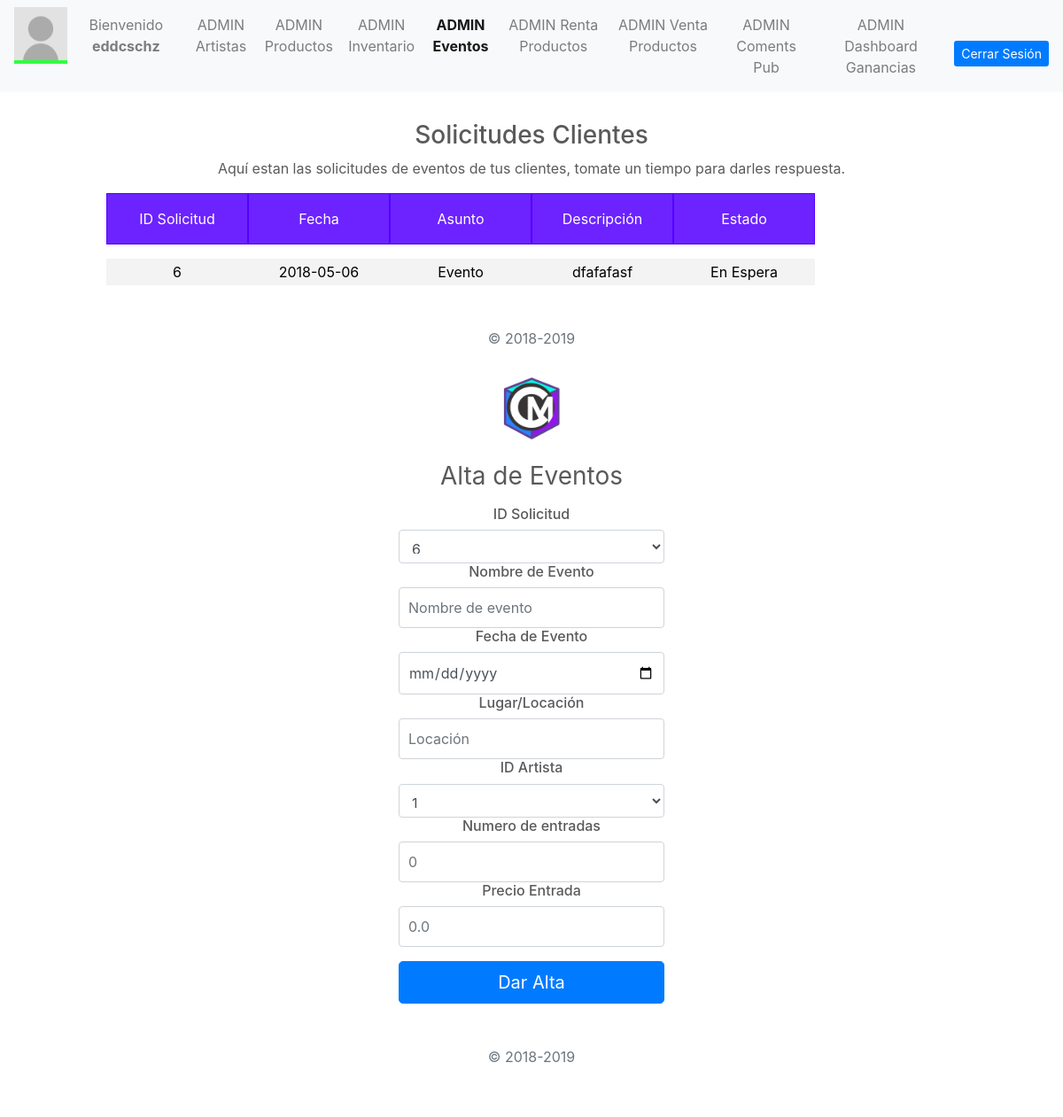
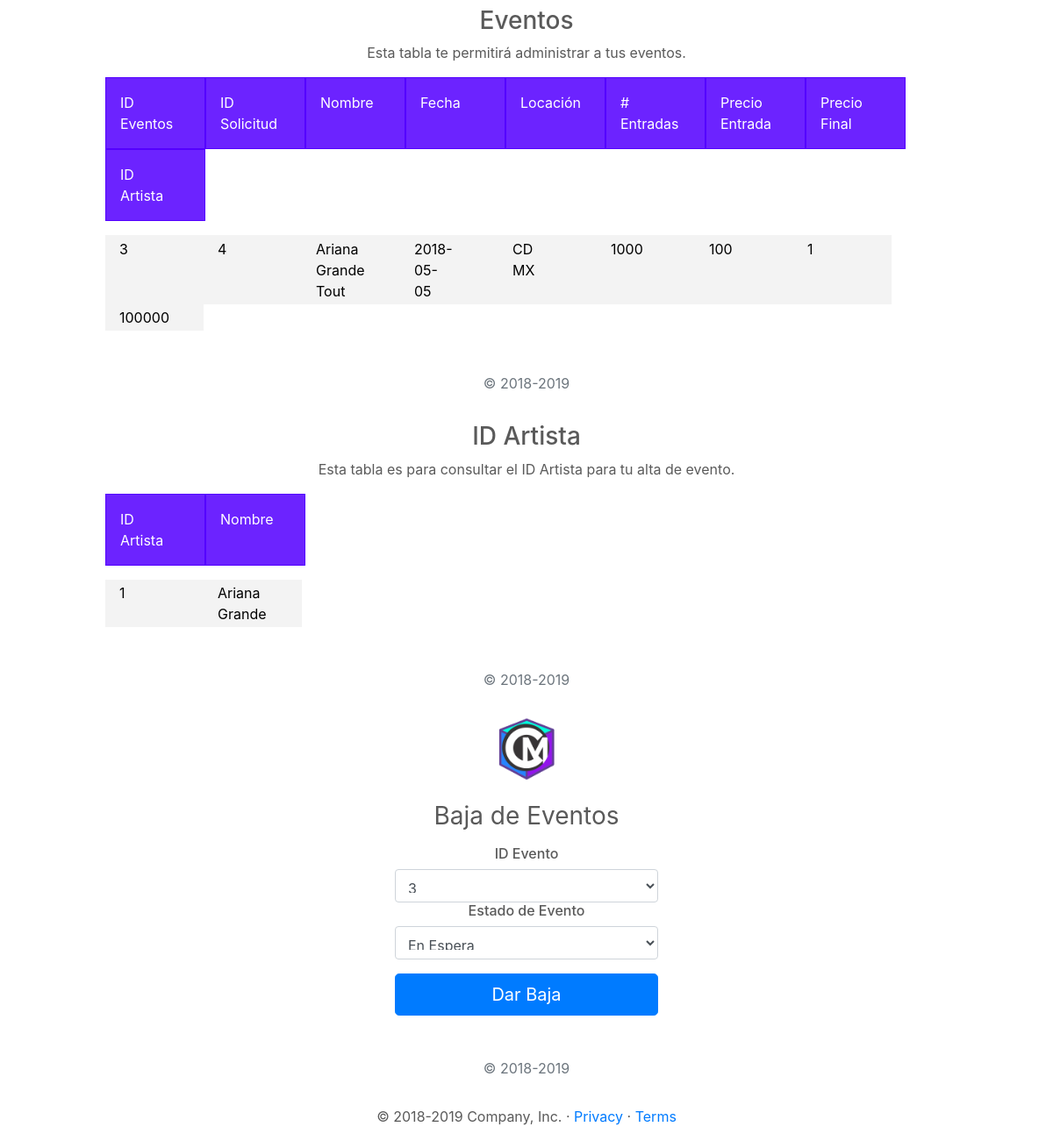
The page /UserAdmin/AdminEvents.php (signed in) on the database as committed earlier (2 pictures, top to bottom).
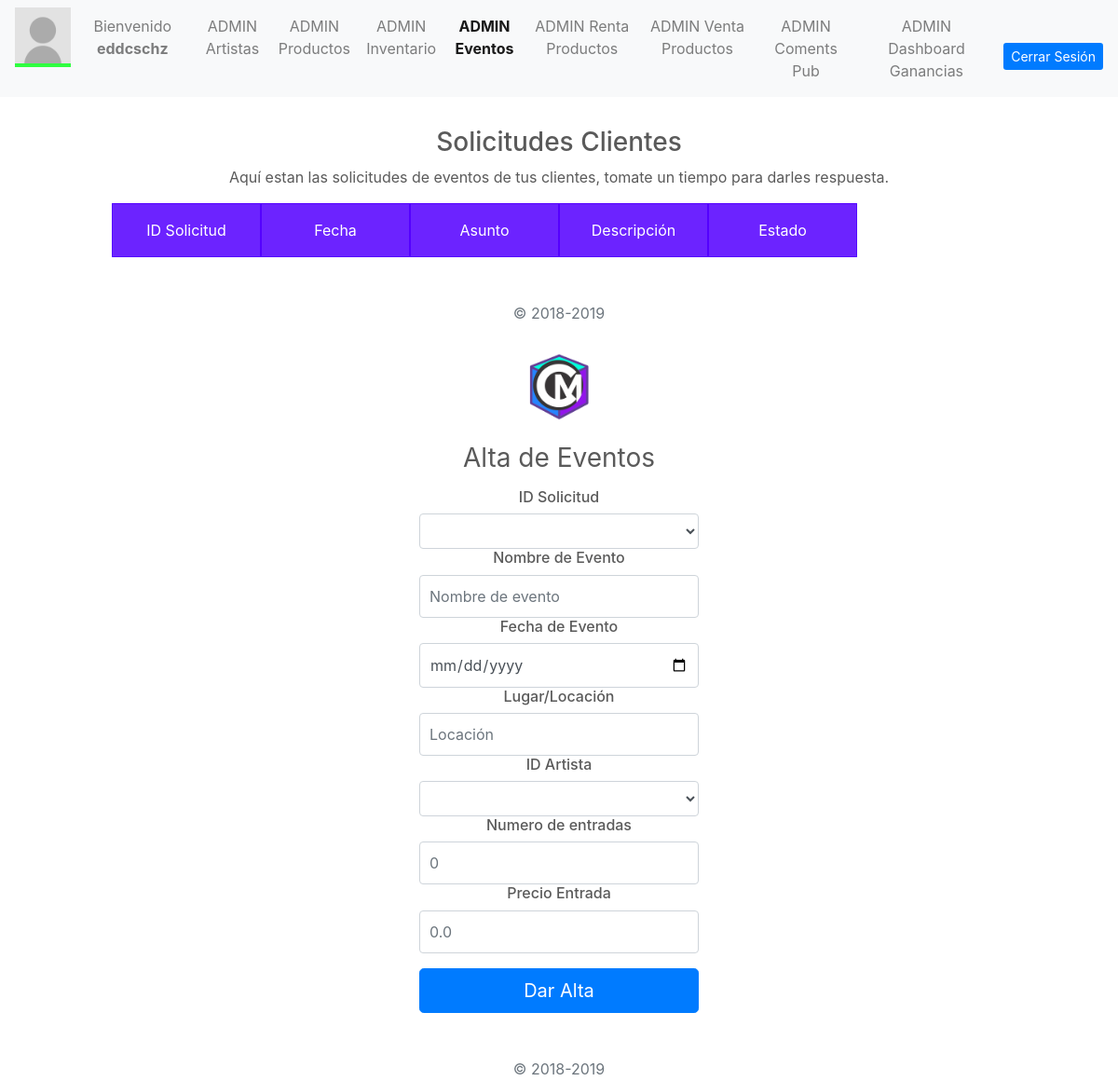
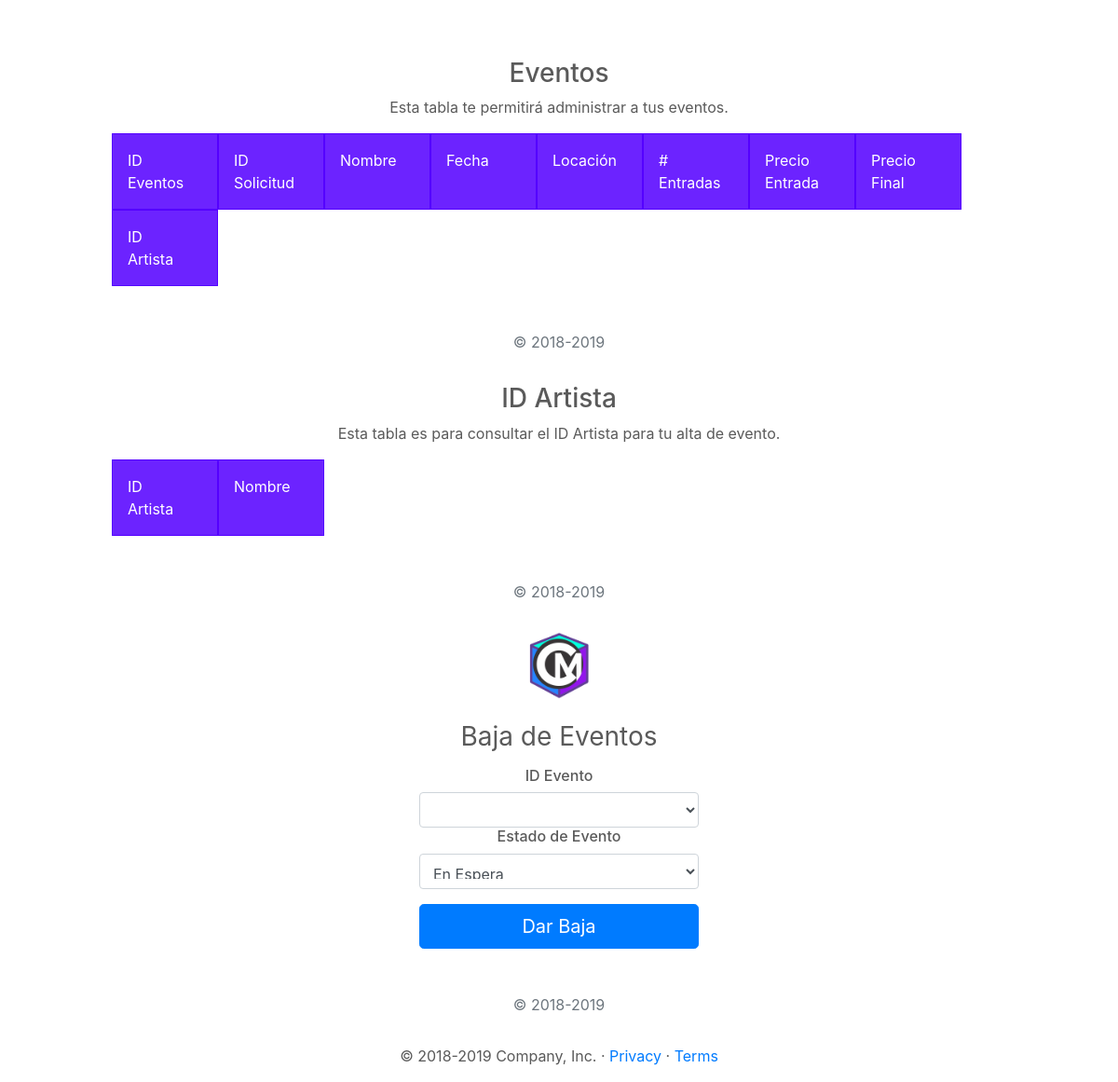
The same page on the database as committed later (2 pictures, top to bottom).
### tables this page shows
CREATE TABLE `solicitud` (
  `idSolicitud` int(11) NOT NULL,
  `idUsuario` int(11) NOT NULL,
  `fecha` date NOT NULL,
  `asunto` varchar(50) NOT NULL,
  `descripcion` varchar(400) NOT NULL,
  `estado` varchar(50) NOT NULL
);

CREATE TABLE `evento` (
  `idEvento` int(11) NOT NULL,
  `idSolicitud` int(11) DEFAULT NULL,
  `nombre` varchar(100) NOT NULL,
  `fecha` date NOT NULL,
  `locacion` varchar(100) NOT NULL,
  `idArtista` int(11) NOT NULL,
  `numeroEntradas` int(11) NOT NULL,
  `precioEntrada` float NOT NULL,
  `precioTotal` float NOT NULL
);

CREATE TABLE `artista` (
  `idArtista` int(11) NOT NULL,
  `nombre` varchar(50) NOT NULL,
  `genero` varchar(50) NOT NULL,
  `biografia` varchar(200) NOT NULL,
  `precioContratacion` float NOT NULL
);

### PHP/DBConexion.php (called while the page is built, shortened)
<?php
class User
{
    private $db;
    public function __construct($host, $port, $dbname, $dbuser, $password) {
        $dsn = "mysql:host=$host; dbname=$dbname;";
        try{
            $this->db = new PDO($dsn, $dbuser, $password);
            $this->db->setAttribute(PDO::ATTR_ERRMODE,PDO::ERRMODE_EXCEPTION);
        }
        catch(PDOException $ex)
        {
            echo 'Error en conexión con la conecion a la BD' . $ex.getMessage();
            die();
        }
    }
    public function consultArtist(){
        try {
            $sql = "SELECT * FROM `artista`";
            $artists = $this->db->prepare($sql);
            $artists->execute();
            $table = $artists;
            return $table;
        }
        catch (PDOException $ex) {
            echo "Error al obtener la tabla de artistas." . $ex->getMessage();
        }
    }
    public function consultSolicEvent(){
        try {
            $option = "Evento";
            $state = "En Espera";
            $sql = "SELECT * FROM `solicitud` WHERE `asunto` = ? AND `estado` = ?";
            $solicitudE = $this->db->prepare($sql);
            $solicitudE->execute(array($option, $state));
            $table = $solicitudE;
            return $table;
        }
        catch (PDOException $ex) {
            echo "Error al obtener la tabla de solicitud de Eventos." . $ex->getMessage();
        }
    }
    public function consultEvent(){
        try {
            $sql = "SELECT * FROM `evento`";
            $events = $this->db->prepare($sql);
            $events->execute();
            $table = $events;
            return $table;
        }
        catch (PDOException $ex) {
            echo "Error al obtener la tabla de evento." . $ex->getMessage();
        }
    }
}

### PHP/ConsultSolicEvent.php (called while the page is built)
<?php
include 'DBconexion.php';
$consult = new User("localhost", "", "dbcirculomusical", "root", "");
$consultSE = $consult->consultSolicEvent();
$consultSE1 = $consult->consultSolicEvent();
$consultIDA = $consult->consultArtist();
$consultA =  $consult->consultArtist();
$consultE = $consult->consultEvent();
$consultIDE = $consult->consultEvent();
?>

### UserAdmin/AdminEvents.php (the view, shortened to what this page needs)
<?php
    include '../PHP/ConsultSolicEvent.php';
?>
  <!doctype html>
  <html lang="en">
  <head>
    <link href="../bootstrap/dist/css/bootstrap.min.css" rel="stylesheet">
    <link href="adminStyle.css" rel="stylesheet">
    <link href="grid.css" rel="stylesheet">
  </head>
  <body class="text-center">
    <nav class="navbar navbar-expand-md navbar-light bg-light">
      <div class="collapse navbar-collapse" id="navbarCollapse">
        <ul class="navbar-nav mr-auto">
          <li>
            <img src="../resources/userImage.jpg">
          </li>
          <li class="nav-item">
            <p class="nav-link nameUser">
              <?php
                      echo "Bienvenido ". "<b>{$_SESSION['loginuser']}</b>";
                  ?>
            </p>
          </li>
          <li class="nav-item ">
            <a class="nav-link" href="../UserAdmin/AdminArtist.php">ADMIN Artistas</a>
          </li>
          <li class="nav-item">
            <a class="nav-link" href="../UserAdmin/AdminProducts.php">ADMIN Productos</a>
          </li>
          <li class="nav-item ">
            <a class="nav-link" href="../UserAdmin/AdminInvent.php">ADMIN Inventario</a>
          </li>
          <li class="nav-item active font-weight-bold">
            <a class="nav-link" href="../UserAdmin/AdminEvents.php">ADMIN Eventos</a>
          </li>
          <li class="nav-item ">
            <a class="nav-link" href="../UserAdmin/AdminRenta.php">ADMIN Renta Productos</a>
          </li>
          <li class="nav-item ">
            <a class="nav-link" href="../UserAdmin/AdminVenta.php">ADMIN Venta Productos</a>
          </li>
          <li class="nav-item ">
            <a class="nav-link" href="../UserAdmin/AdminComents.php">ADMIN Coments Pub</a>
          </li>
          <li class="nav-item ">
            <a class="nav-link" href="../UserAdmin/AdminDashboard.php">ADMIN Dashboard Ganancias</a>
          </li>
        </ul>
        <a class="btn btn-sm  btn-primary btnLogin" href="../PHP/DBCloseConexion.php">Cerrar Sesión</a>
      </div>
    </nav>
    <div class="table-consult">
      <h3>Solicitudes Clientes</h3>
      <p>Aquí estan las solicitudes de eventos de tus clientes, tomate un tiempo para darles respuesta.</p>
      <div class="row">
        <div class="col-md-2 headerTableA">ID Solicitud</div>
        <div class="col-md-2 headerTableA">Fecha</div>
        <div class="col-md-2 headerTableA">Asunto</div>
        <div class="col-md-2 headerTableA">Descripción</div>
        <div class="col-md-2 headerTableA">Estado</div>
      </div>
      <?php
        while($s = $consultSE->fetch(PDO::FETCH_ASSOC))
        {
          echo '<div class="row"> <div class="col-md-2">'.$s['idSolicitud'].'</div> <div class="col-md-2">'.$s['fecha'].'</div> <div class="col-md-2">'.$s['asunto'].'</div> <div class="col-md-2">'.$s['descripcion'].'</div> <div class="col-md-2">'.$s['estado'].'</div> </div>';
        }
      ?>
        <p class="mt-5 mb-3 text-muted">&copy; 2018-2019</p>
    </div>
    <form class="form-signin" action="../PHP/InsertEvent.php" method="POST">
      <a href="../Cover/Cover.html">
        <img class="mb-4" src="../resources/iconCM.png" alt="" width="72" height="72">
      </a>
      <h1 class="h3 mb-3 font-weight-normal">Alta de Eventos</h1>
      <h6>ID Solicitud</h6>
      <select name="idSolic" class="form-control" required autofocus>
        <?php
        while($d = $consultSE1->fetch(PDO::FETCH_ASSOC))
        {
          echo'<option value='.$d['idSolicitud'].'>'.$d['idSolicitud'] .' </option>';
        }
      ?>
      </select>
      <h6>Nombre de Evento</h6>
      <input type="text" name="nombreEve" class="form-control" placeholder="Nombre de evento" required autofocus>
      <h6>Fecha de Evento</h6>
      <input type="date" class="form-control" name="fechaEve" value="" placeholder="Fecha Evento" required>
      <h6>Lugar/Locación</h6>
      <input type="text" name="locacionEve" class="form-control" placeholder="Locación" required autofocus>
      <h6>ID Artista</h6>
      <select name="idArt" class="form-control" required autofocus>
        <?php
        while($d = $consultIDA->fetch(PDO::FETCH_ASSOC))
        {
          echo'<option value='.$d['idArtista'].'>'.$d['idArtista'] .' </option>';
        }
      ?>
      </select>
      <h6>Numero de entradas</h6>
      <input type="number" placeholder="0" min="0" name="numEntradas" class="form-control" required>
      <h6>Precio Entrada</h6>
      <input type="number" placeholder="0.0" step="0.01" min="0" id="precioEntrada" name="precioEntrada" class="form-control" required>
      <button class="btn btn-lg btn-primary btn-block" type="submit">Dar Alta</button>
      <p class="mt-5 mb-3 text-muted">&copy; 2018-2019</p>
    </form>
    <div class="table-consult">
      <h3>Eventos</h3>
      <p>Esta tabla te permitirá administrar a tus eventos.</p>
      <div class="row">
        <div class="col-1 headerTableA">ID Eventos</div>
        <div class="col-1 headerTableA">ID Solicitud</div>
        <div class="col-1 headerTableA">Nombre</div>
        <div class="col-1 headerTableA">Fecha</div>
        <div class="col-1 headerTableA">Locación</div>
        <div class="col-1 headerTableA"># Entradas</div>
        <div class="col-1 headerTableA">Precio Entrada</div>
        <div class="col-1 headerTableA">Precio Final</div>
        <div class="col-1 headerTableA">ID Artista</div>
      </div>
      <?php
        while($e = $consultE->fetch(PDO::FETCH_ASSOC))
        {
          echo '<div class="row"> <div class="col-1">'.$e['idEvento'].'</div> <div class="col-1">'.$e['idSolicitud'].'</div> <div class="col-1">'.$e['nombre'].'</div> <div class="col-1">'.$e['fecha'].'</div> <div class="col-1">'.$e['locacion'].'</div> <div class="col-1">'.$e['numeroEntradas'].'</div> <div class="col-1">'.$e['precioEntrada'].'</div> <div class="col-1">'.$e['idArtista'].'</div> <div class="col-1">'.$e['precioTotal'].'</div> </div>';
        }
      ?>
        <p class="mt-5 mb-3 text-muted">&copy; 2018-2019</p>
    </div>
    <div class="table-consult">
      <h3>ID Artista</h3>
      <p>Esta tabla es para consultar el ID Artista para tu alta de evento.</p>
      <div class="row">
        <div class="col-1 headerTableA">ID Artista</div>
        <div class="col-1 headerTableA">Nombre</div>
      </div>
      <?php
        while($a = $consultA->fetch(PDO::FETCH_ASSOC))
        {
          echo '<div class="row"> <div class="col-1">'.$a['idArtista'].'</div> <div class="col-1">'.$a['nombre'].'</div> </div>';
        }
      ?>
        <p class="mt-5 mb-3 text-muted">&copy; 2018-2019</p>
    </div>
    <form class="form-signin" action="../PHP/DeleteEvent.php" method="POST">
      <a href="../Cover/Cover.html">
        <img class="mb-4" src="../resources/iconCM.png" alt="" width="72" height="72">
      </a>
      <h1 class="h3 mb-3 font-weight-normal">Baja de Eventos</h1>
      <h6>ID Evento </h6>
        <select name="idEve" class="form-control" required autofocus>
          <?php
        while($d = $consultIDE->fetch(PDO::FETCH_ASSOC))
        {
          echo'<option value='.$d['idEvento'].'>'.$d['idEvento'] .' </option>';
        }
      ?>
        </select>
        <h6>Estado de Evento</h6>
        <select name="estadoBaja" class="form-control" required autofocus>
          <option value="En Espera">En Espera</option>
        </select>
        <button class="btn btn-lg btn-primary btn-block" type="submit">Dar Baja</button>
        <p class="mt-5 mb-3 text-muted">&copy; 2018-2019</p>
    </form>
    <main role="main">
      <footer class="container">
        <p>&copy; 2018-2019 Company, Inc. &middot;
          <a href="#">Privacy</a> &middot;
          <a href="#">Terms</a>
        </p>
      </footer>
    </main>
  </body>
  </html>

### UserAdmin/adminStyle.css (style rules this page uses)
.navbar img { height: 4rem; border-bottom: 0.3rem solid rgb(47, 255, 64); }
body { color: #5a5a5a; }
.nameUser { margin: 0 1rem; }
.btn { margin-top: 1rem; }
.btnSignup, .btnLogin { border: none; margin-left: 0.5rem; }
.form-signin { width: 100%; max-width: 330px; padding: 15px; margin: auto; }
.form-signin .form-control { position: relative; box-sizing: border-box; height: auto; padding: 10px; font-size: 16px; }

### UserAdmin/grid.css (style rules this page uses)
.table-consult { width: 100%; }
h3 { margin-top: 2rem; }
.row { width: 80%; margin: 0 auto; margin-bottom: 1rem; }
.col-1 { padding-left: 1rem; padding-right: 6rem; text-align: center; }
[class*="col-"] { color:white; padding-top: 0.2rem; padding-bottom: 0.2rem; background-color: rgba(230, 230, 230, 0.479); border: rgba(230, 230, 230, 0.479); color: black; }
.headerTableA { background-color: rgba(85, 0, 255, 0.863); border: 1px solid #5400FF; color:white; padding-top: 1rem; padding-bottom: 1rem; }

Rows that differ between the two databases and show on the page:
removed solicitud: idSolicitud "6", fecha "2018-05-06", asunto "Evento", descripcion "dfafafasf", estado "En Espera"
removed evento: idEvento "3", idSolicitud "4", nombre "Ariana Grande Tout", fecha "2018-05-05", locacion "CD MX", numeroEntradas "1000", precioEntrada "100", idArtista "1", precioTotal "100000"
removed artista: idArtista "1", nombre "Ariana Grande"
Other text that changed with them:
form field idSolic: "6" → (not shown)
form field idArt: "1" → (not shown)
form field idEve: "3" → (not shown)
